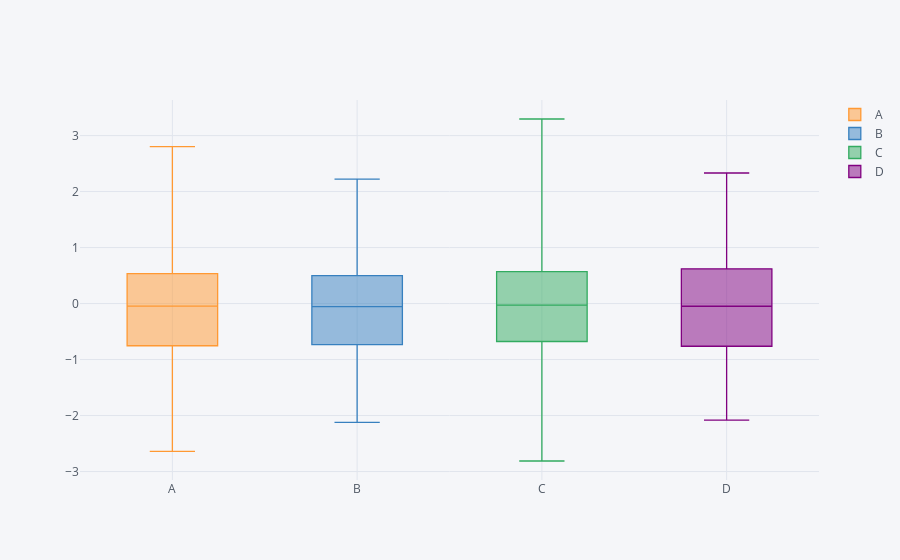

The cell this chart's notebook holds for it:
### Code cell
# box plot
df.iplot(kind='box')
